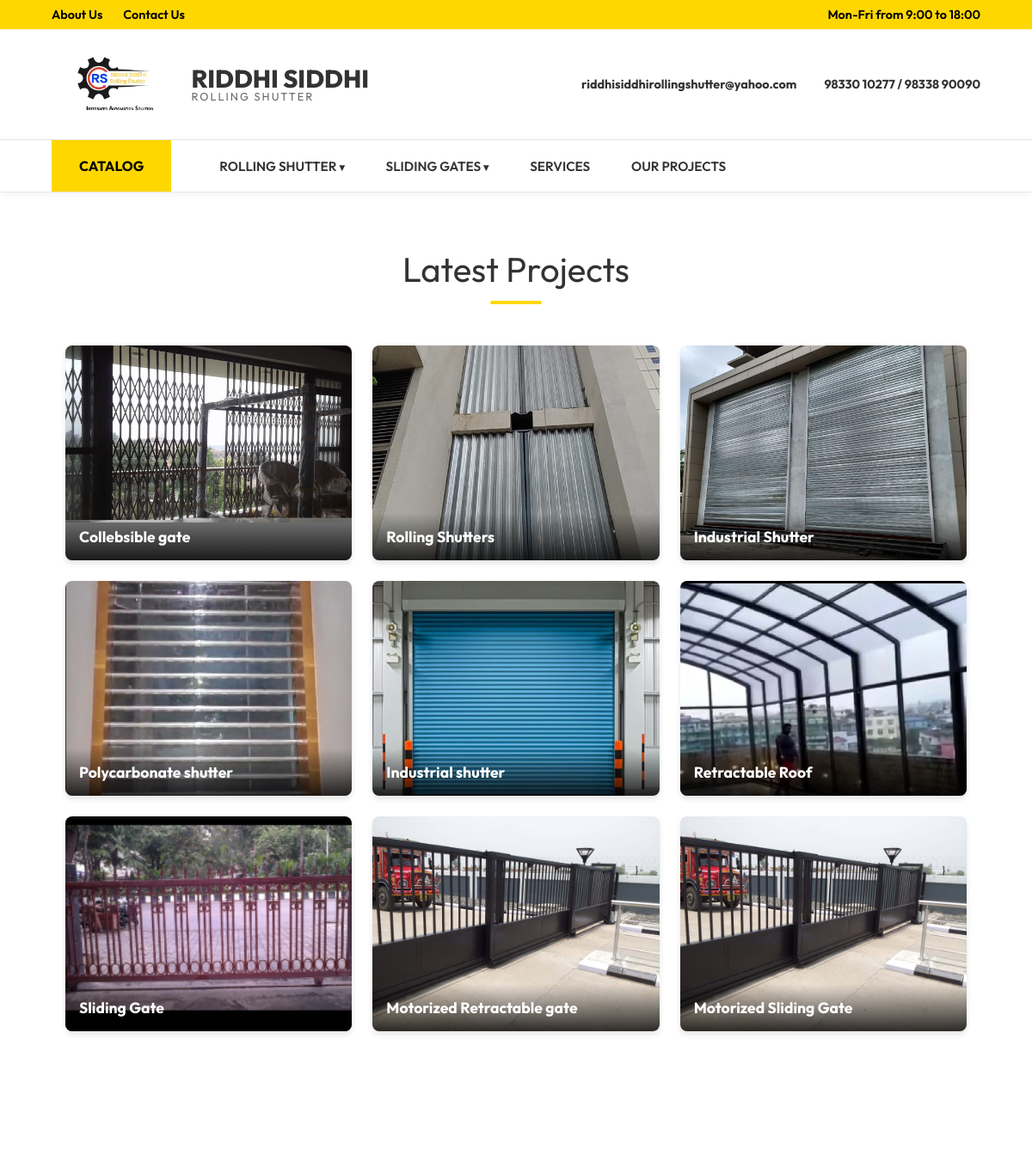
The page /projects/ (upper part) on the database as committed earlier.
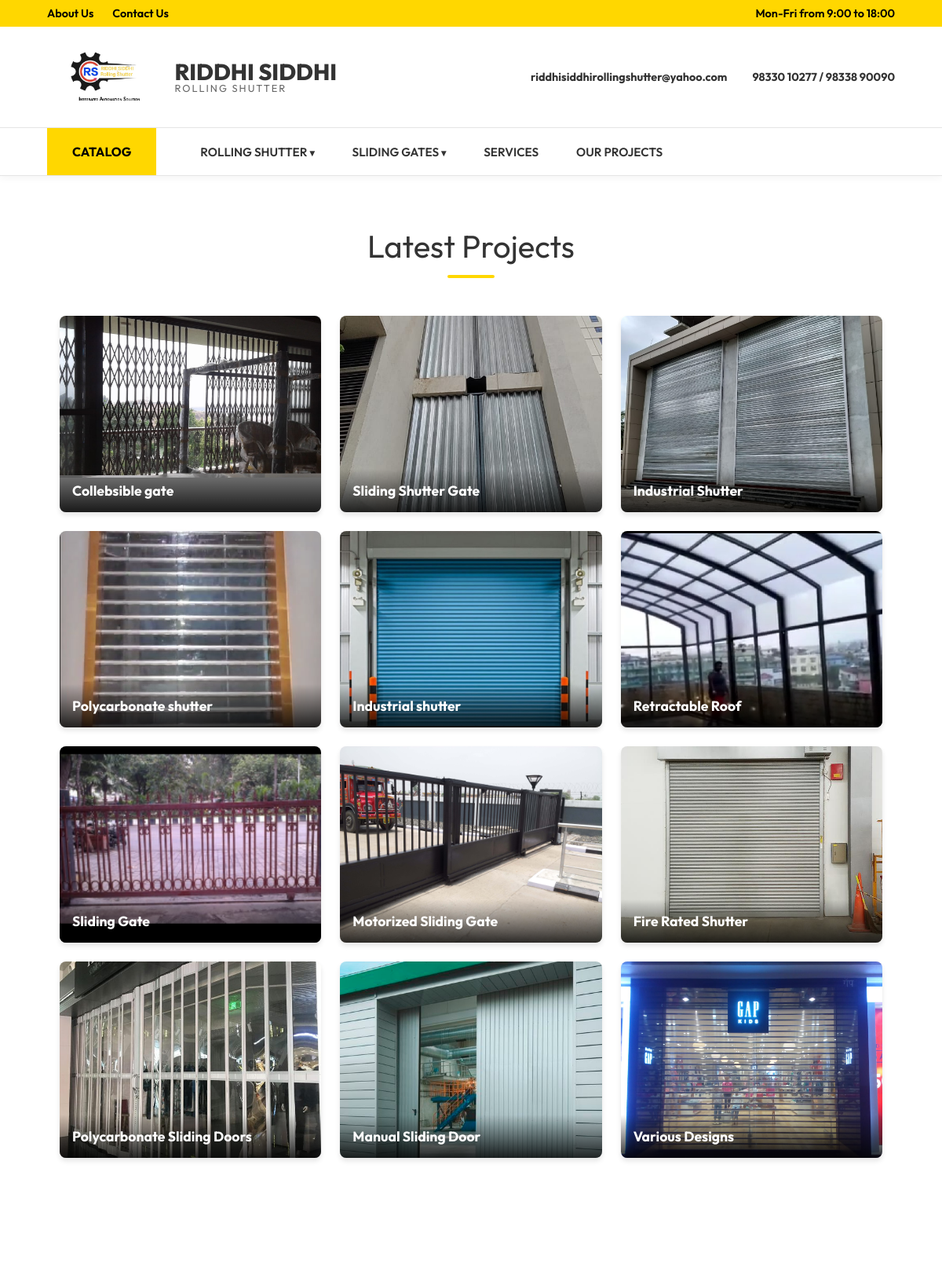
The same page on the database as committed later.
### core/models.py (models this page shows, shortened)
class ProductCategory(models.Model):
    name = models.CharField(max_length=100)
    slug = models.SlugField(unique=True)
    image = models.ImageField(upload_to='categories/')
    class Meta:
        verbose_name_plural = "Product Categories"

class Project(models.Model):
    title = models.CharField(max_length=200)
    client_name = models.CharField(max_length=200, blank=True)
    location = models.CharField(max_length=200, blank=True)
    image = models.ImageField(upload_to='projects/')
    description = models.TextField()
    completion_date = models.DateField(blank=True, null=True)

### core/views.py (the view)
# urls.py: path('projects/', views.projects_page, name='projects'),
def projects_page(request):
    projects = Project.objects.all()
    categories = ProductCategory.objects.all()
    return render(request, 'projects.html', {
        'projects': projects,
        'categories': categories
    })

### templates/projects.html (shortened to what this page needs)
{% extends 'base.html' %}
{% block content %}
<section class="section" style="padding-top: 4rem;">
    <div class="section-title">Latest Projects</div>
    <div class="projects-grid">
        {% for project in projects %}
        <div class="project-item" onclick="openModal(this)">
            <img src="{{ project.image.url }}" alt="{{ project.title }}" class="project-thumb">
            <div class="project-mini-info">
                <h4>{{ project.title }}</h4>
            </div>
        </div>
        {% empty %}
        <p style="grid-column: 1/-1; text-align: center; color: #666;">No projects uploaded yet.</p>
        {% endfor %}
    </div>
</section>
{% endblock %}

### templates/base.html (shortened to what this page needs)
<!DOCTYPE html>
<html lang="en">
<head>
    {% load static %}
    <link rel="stylesheet" href="{% static 'css/style.css' %}">
</head>
<body>
    <header>
        <div class="top-bar">
            <div class="top-links" style="display: flex; gap: 1.5rem;">
                <a href="{% url 'about' %}" style="color: inherit; text-decoration: none;">About Us</a>
                <a href="{% url 'contact' %}" style="color: inherit; text-decoration: none;">Contact Us</a>
            </div>
            <div>Mon-Fri from 9:00 to 18:00</div>
        </div>
        <div class="main-header">
            <a href="{% url 'home' %}" class="logo">
                <img src="{% static 'images/logo.png' %}" alt="Riddhi Siddhi Rolling Shutter"
                    style="height: 80px; width: auto; object-fit: contain;">
                <div style="display:flex; flex-direction:column; line-height:1; margin-left: 10px;">
                    <span>RIDDHI SIDDHI</span>
                    <span style="font-size:0.8rem; font-weight:400; letter-spacing:2px; color:#666">ROLLING
                        SHUTTER</span>
                </div>
            </a>
            <div style="display: flex; align-items: center; gap: 2rem; font-size: 0.9rem;">
                <div>
                    <div style="font-weight: 700; color: #333;">riddhisiddhirollingshutter@yahoo.com</div>
                </div>
                <div>
                    <div style="font-weight: 700; color: #333;">98330 10277 / 98338 90090</div>
                </div>
            </div>
        </div>
        <div class="nav-bar">
            <a href="{% static 'files/catalog.pdf' %}" download class="catalog-btn">
                Catalog
            </a>
            <ul class="nav-links">
                {% for category in categories %}
                <li class="nav-item">
                    <a href="{% url 'category_detail' category.slug %}" class="nav-link">{{ category.name }} <span
                            style="font-size: 0.8em;">&#9662;</span></a>
                </li>
                {% endfor %}
                <li class="nav-item"><a href="{% url 'services' %}" class="nav-link">Services</a></li>
                <li class="nav-item"><a href="{% url 'projects' %}" class="nav-link">Our Projects</a></li>
            </ul>
        </div>
    </header>
    <main>
        {% block content %}
        {% endblock %}
    </main>
</body>
</html>

Rows that differ between the two databases and show on the page:
removed Project: image (picture), title "Motorized Retractable gate"
changed Project: title "Rolling Shutters" → "Sliding Shutter Gate"
added Project: image (picture), title "Fire Rated Shutter"
added Project: image (picture), title "Polycarbonate Sliding Doors"
added Project: image (picture), title "Manual Sliding Door"
added Project: image (picture), title "Various Designs"
